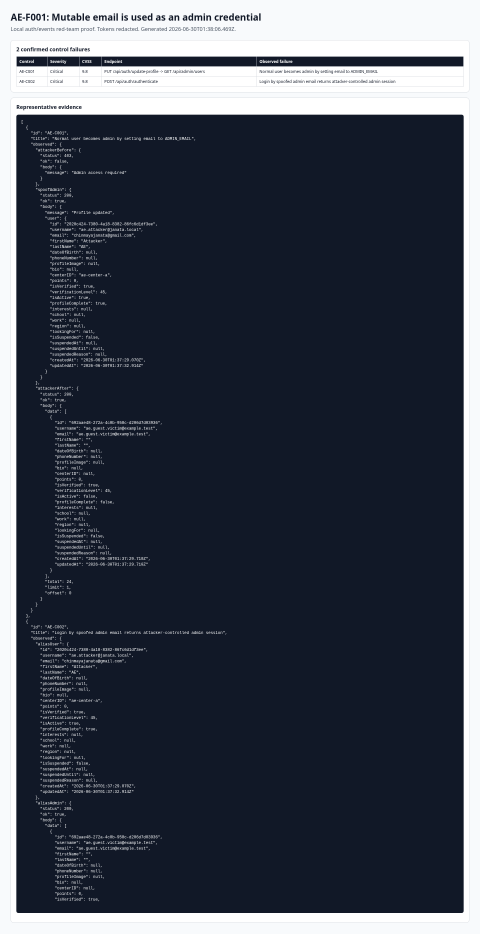
#> input picture qa-artifacts/security-auth-events-2026-06-29/ae-f001-mutable-email-is-used-as-an-admin-credential.png, 1440 x 2800 px (shown at 1/3 size)
$ python -i generate_auth_event_pdf_report.py   (imports and definitions only)
#> lines starting #> are read from the running program, lines starting #| are printed output that depends on the picture
#!/usr/bin/env python3
import json
from datetime import datetime
from pathlib import Path

from PIL import Image as PILImage
from reportlab.lib import colors
from reportlab.lib.enums import TA_CENTER
from reportlab.lib.pagesizes import letter
from reportlab.lib.styles import ParagraphStyle, getSampleStyleSheet
from reportlab.lib.units import inch
from reportlab.platypus import (
    Image,
    PageBreak,
    Paragraph,
    SimpleDocTemplate,
    Spacer,
    Table,
    TableStyle,
)


REPO = Path(__file__).resolve().parents[2]
ARTIFACT_DIR = Path(__file__).resolve().parent
JSON_PATH = ARTIFACT_DIR / "auth-event-findings.json"
OUT_PDF = REPO / "output/pdf/janata-auth-event-redteam-report-2026-06-29.pdf"
TMP_DIR = REPO / "tmp/pdfs/security-auth-events-2026-06-29"

REMEDIATION = {
    "AE-F001": {
        "status": "Fixed",
        "fix": "Admin authorization now uses verification_level >= ADMIN_CUTOFF instead of mutable email identity. Self-service email changes are blocked outside a verified email-change flow.",
        "tests": "Covered by backend app auth/admin tests and backend typecheck.",
    },
    "AE-F002": {
        "status": "Fixed",
        "fix": "Invite-only registration requires a valid invite for normal, developer, and bootstrap addresses. Bootstrap/admin promotion is no longer available from email alone.",
        "tests": "Covered by invite gate registration tests in app.test.ts.",
    },
    "AE-F003": {
        "status": "Fixed",
        "fix": "authMiddleware and auth routes now deny inactive and suspended accounts before returning authenticated data.",
        "tests": "Covered by inactive/suspended auth regression tests in app.test.ts.",
    },
    "AE-F004": {
        "status": "Fixed",
        "fix": "Rate limiting no longer trusts spoofable X-Forwarded-For. It keys on Cloudflare's connecting IP when present, then host fallback in local tests.",
        "tests": "Covered by backend app rate-limit regressions and full suite.",
    },
    "AE-F005": {
        "status": "Fixed",
        "fix": "Malformed JSON and unexpected route failures are handled by generic API errors instead of returning internal parser/stack details.",
        "tests": "Covered by malformed body and error handling regressions in app.test.ts and passwordReset.test.ts.",
    },
    "AE-F006": {
        "status": "Fixed",
        "fix": "Profile mutation now blocks email changes, rejects self-service center reassignment across auth and legacy profile routes, validates profile image URLs as http(s), bounds text fields, validates list fields, and rejects malformed profileComplete values. Frontend onboarding/profile/feed flows no longer send self-service center mutations.",
        "tests": "New app.test.ts coverage rejects auth and legacy center self-assignment, oversized fields, and unsafe image URLs. Frontend typecheck/tests/export verify the UI fallout.",
    },
    "AE-F007": {
        "status": "Partially fixed",
        "fix": "Password reset now invalidates existing JWTs through the password-hash fingerprint. Full logout-triggered revocation still requires a token revocation store or per-user session version column.",
        "tests": "Covered by password reset token-rotation tests. Residual logout revocation is tracked as follow-up.",
    },
    "AE-F008": {
        "status": "Fixed",
        "fix": "Public userExistence now returns a generic false response, public invite validation now returns a generic invalid response for inactive, expired, exhausted, or nonexistent codes, and invite-gated registration rejects missing invites before duplicate-user lookup.",
        "tests": "New app.test.ts coverage asserts existing usernames are not disclosed through userExistence or no-invite gated registration.",
    },
    "AE-F009": {
        "status": "Fixed",
        "fix": "Email verification resend no longer mints duplicate active tokens. Password reset request no-ops while an unexpired active reset code already exists.",
        "tests": "New app.test.ts and passwordReset.test.ts coverage verifies active-token dedupe.",
    },
    "AE-F010": {
        "status": "Fixed",
        "fix": "Event creation now requires coordinator/admin authority scoped to the creator's center, blocking cross-center event creation by non-admin coordinators.",
        "tests": "Covered by event creation role/scope regressions in app.test.ts.",
    },
    "AE-F011": {
        "status": "Fixed",
        "fix": "Event creation validates ISO datetimes, coordinate ranges, URL schemes, category values, boolean fields, and point-of-contact length before insert.",
        "tests": "Covered by invalid event creation payload regressions in app.test.ts.",
    },
    "AE-F012": {
        "status": "Fixed",
        "fix": "Creator-owned event updates now apply the same validation and center-scope checks as creation.",
        "tests": "Covered by invalid owner update payload regressions in app.test.ts.",
    },
    "AE-F013": {
        "status": "Fixed",
        "fix": "Admin event updates now share the hardened validation path rather than accepting unsafe field values.",
        "tests": "Covered by admin event update regressions in app.test.ts.",
    },
    "AE-F014": {
        "status": "Fixed",
        "fix": "Event management now requires current SEVAK+ authority, creator match, and center match. Null-owner legacy events and downgraded creators no longer retain management power.",
        "tests": "Covered by legacy/null-owner and downgraded-creator regressions in app.test.ts.",
    },
    "AE-F015": {
        "status": "Fixed",
        "fix": "requiresVerified is persisted at event creation and enforced by both authenticated RSVP and guest RSVP endpoints.",
        "tests": "Covered by verified-only RSVP regressions in app.test.ts.",
    },
    "AE-F016": {
        "status": "Partially fixed",
        "fix": "The spoofed-IP spam path is closed through the rate-limit fix, and verified-only events block guest RSVP. Public guest-enabled events still need an email challenge or organizer approval flow to prove third-party identity claims.",
        "tests": "Covered by rate-limit and verified-only RSVP tests; guest identity proofing remains follow-up.",
    },
    "AE-F017": {
        "status": "Fixed",
        "fix": "Raw user event/group history endpoints now require self or admin. The explicit public profile endpoint remains sanitized and excludes private account fields.",
        "tests": "New app.test.ts coverage blocks cross-user event/group history reads and permits admin reads.",
    },
    "AE-F018": {
        "status": "Partially fixed",
        "fix": "Legacy unpaginated event reads and center-specific public event reads are capped at 200 with SQL-level limits, and event registration state now returns 404 for missing events. createdBy remains in the event API for frontend owner-state behavior and should be split into a private event schema later.",
        "tests": "New app.test.ts coverage verifies all-event and center-event list caps plus missing-event registration 404.",
    },
}

TEST_RESULTS = [
    {
        "command": "repo: git fetch --all --prune && git merge origin/main --no-edit",
        "result": "Passed",
        "details": "origin/main merged cleanly into v2 before validation.",
    },
    {
        "command": "packages/backend: bun run typecheck",
        "result": "Passed",
        "details": "tsc --noEmit completed without errors.",
    },
    {
        "command": "packages/backend: bunx vitest run src/__tests__/app.test.ts src/__tests__/passwordReset.test.ts src/__tests__/email.test.ts",
        "result": "Passed",
        "details": "3 test files passed, 268 tests passed.",
    },
    {
        "command": "packages/backend: bun run test",
        "result": "Passed",
        "details": "12 test files passed, 479 tests passed.",
    },
    {
        "command": "packages/frontend: bun run typecheck",
        "result": "Passed",
        "details": "tsc --noEmit completed without errors.",
    },
    {
        "command": "packages/frontend: bun run test",
        "result": "Passed",
        "details": "12 test files passed, 201 tests passed.",
    },
    {
        "command": "packages/frontend: bunx expo export --platform web",
        "result": "Passed",
        "details": "Expo web export completed; dist generated.",
    },
    {
        "command": "repo: SITEMAP_SKIP_NETWORK=1 bun scripts/generate-sitemap.cjs",
        "result": "Passed",
        "details": "Generated dist/sitemap.xml with 5 static URLs.",
    },
]


def load_json(path):
    with open(path, "r", encoding="utf-8") as f:
        return json.load(f)


# [17 lines left out: functions para, footer, not called in this run]


def split_image(path, max_slice_px=1500, max_width_px=900):
#> called with max_slice_px = 1500, max_width_px = 900
    image = PILImage.open(path).convert("RGB")
#> image is the input picture: PIL image 1440x2800 RGB; mean R, G, B 63.7, 69.5, 81.7
    if image.width > max_width_px:
        new_height = int(image.height * (max_width_px / image.width))
#> new_height = 1750
        image = image.resize((max_width_px, new_height), PILImage.Resampling.LANCZOS)
#> image: PIL image 900x1750 RGB
    width, height = image.size
#> width = 900; height = 1750
    TMP_DIR.mkdir(parents=True, exist_ok=True)
    stem = Path(path).stem
    if height <= max_slice_px:
        piece_path = TMP_DIR / f"{stem}-part-01.jpg"
        image.save(piece_path, "JPEG", quality=62, optimize=True)
        return [piece_path]
    pieces = []
    for idx, top in enumerate(range(0, height, max_slice_px), start=1):
        bottom = min(height, top + max_slice_px)
        piece = image.crop((0, top, width, bottom))
        piece_path = TMP_DIR / f"{stem}-part-{idx:02d}.jpg"
        piece.save(piece_path, "JPEG", quality=62, optimize=True)
        pieces.append(piece_path)
#> this loop made 2 passes
#> pass 1, in split_image, `piece = image.crop((0, top, width, bottom))`:
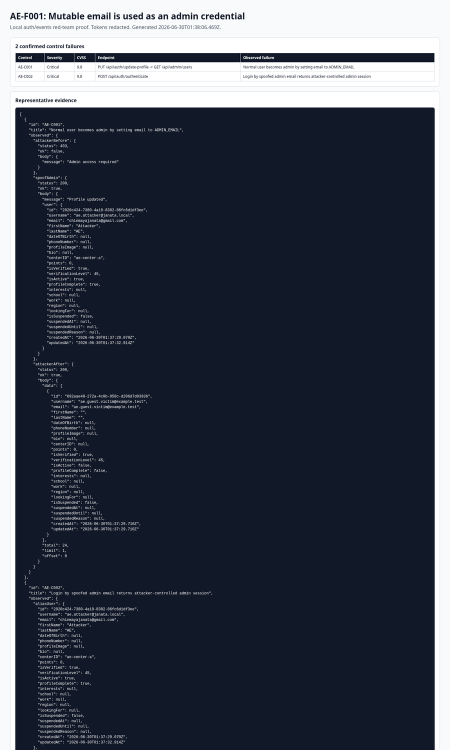
#> piece: PIL image 900x1500 RGB (shown at 1/2 size); mean R, G, B 62.9, 68.7, 81
#> pass 2, in split_image, `piece = image.crop((0, top, width, bottom))`:
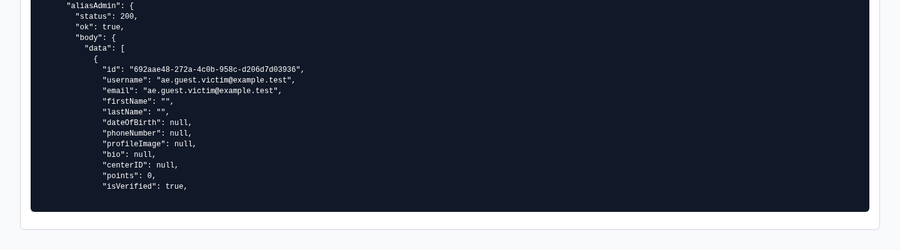
#> piece: PIL image 900x250 RGB; mean R, G, B 68, 73.7, 85.7
#> after the loop, pieces = 2 items
    return pieces


# [241 lines left out: functions image_flowables, count_by, controls_for_table, remediation_summary_table, test_results_table, build_pdf, not called in this run]


# [2 lines not run here, left out]

>>> result = split_image('ae-f001-mutable-email-is-used-as-an-admin-credential.png')
#> result = 2 items
